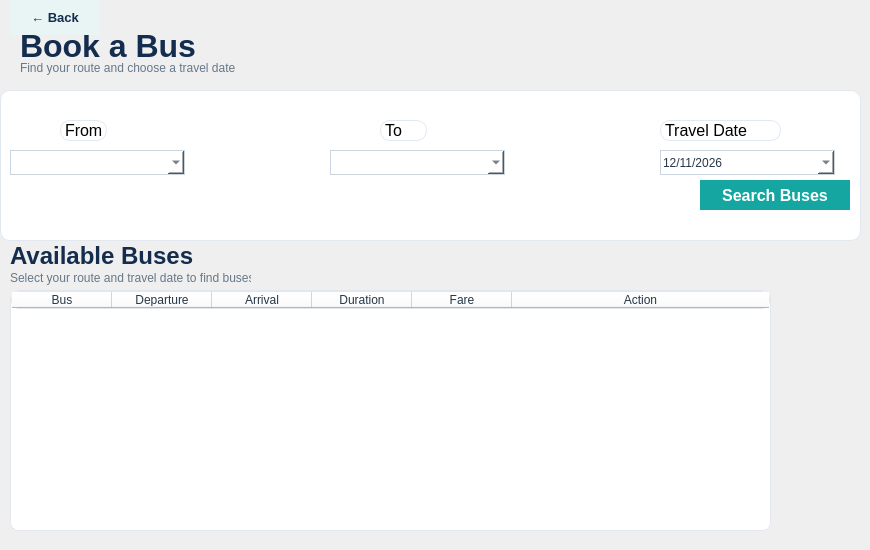
<?xml version="1.0" encoding="UTF-8"?>
<ui version="4.0">
 <class>BookBusPage</class>
 <widget class="QWidget" name="BookBusPage">
  <property name="geometry">
   <rect>
    <x>0</x>
    <y>0</y>
    <width>870</width>
    <height>550</height>
   </rect>
  </property>
  <property name="windowTitle">
   <string>BLUEBUS-Book a Bus</string>
  </property>
  <widget class="QLabel" name="pageTitle">
   <property name="geometry">
    <rect>
     <x>20</x>
     <y>10</y>
     <width>251</width>
     <height>71</height>
    </rect>
   </property>
   <property name="font">
    <font>
     <family>Segoe UI</family>
     <pointsize>24</pointsize>
     <weight>75</weight>
     <bold>true</bold>
    </font>
   </property>
   <property name="styleSheet">
    <string notr="true">color: #142D4E;</string>
   </property>
   <property name="text">
    <string>Book a Bus</string>
   </property>
  </widget>
  <widget class="QLabel" name="pageSubtitle">
   <property name="geometry">
    <rect>
     <x>20</x>
     <y>60</y>
     <width>231</width>
     <height>16</height>
    </rect>
   </property>
   <property name="styleSheet">
    <string notr="true">color: #667788;</string>
   </property>
   <property name="text">
    <string>Find your route and choose a travel date </string>
   </property>
  </widget>
  <widget class="QFrame" name="searchFrame">
   <property name="geometry">
    <rect>
     <x>0</x>
     <y>90</y>
     <width>861</width>
     <height>151</height>
    </rect>
   </property>
   <property name="styleSheet">
    <string notr="true">QFrame {
    background-color: #FFFFFF;
    border: 1px solid #E2E8F0;
    border-radius: 10px;
}</string>
   </property>
   <property name="frameShape">
    <enum>QFrame::StyledPanel</enum>
   </property>
   <property name="frameShadow">
    <enum>QFrame::Raised</enum>
   </property>
   <widget class="QLabel" name="originLabel">
    <property name="geometry">
     <rect>
      <x>60</x>
      <y>30</y>
      <width>47</width>
      <height>21</height>
     </rect>
    </property>
    <property name="font">
     <font>
      <family>Segoe UI</family>
      <pointsize>12</pointsize>
     </font>
    </property>
    <property name="text">
     <string>From</string>
    </property>
   </widget>
   <widget class="QLabel" name="destinationLabel">
    <property name="geometry">
     <rect>
      <x>380</x>
      <y>30</y>
      <width>47</width>
      <height>21</height>
     </rect>
    </property>
    <property name="font">
     <font>
      <family>Segoe UI</family>
      <pointsize>12</pointsize>
     </font>
    </property>
    <property name="text">
     <string>To</string>
    </property>
   </widget>
   <widget class="QLabel" name="destinatioLabel">
    <property name="geometry">
     <rect>
      <x>660</x>
      <y>30</y>
      <width>121</width>
      <height>21</height>
     </rect>
    </property>
    <property name="font">
     <font>
      <family>Segoe UI</family>
      <pointsize>12</pointsize>
     </font>
    </property>
    <property name="text">
     <string>Travel Date</string>
    </property>
   </widget>
   <widget class="QComboBox" name="originCombo">
    <property name="geometry">
     <rect>
      <x>10</x>
      <y>60</y>
      <width>175</width>
      <height>25</height>
     </rect>
    </property>
    <property name="styleSheet">
     <string notr="true">background-color: #FFFFFF;
    border: 1px solid #CBD5E0;
 color: #263747;</string>
    </property>
    <property name="editable">
     <bool>false</bool>
    </property>
    <property name="currentText">
     <string/>
    </property>
   </widget>
   <widget class="QComboBox" name="destinationCombo">
    <property name="geometry">
     <rect>
      <x>330</x>
      <y>60</y>
      <width>175</width>
      <height>25</height>
     </rect>
    </property>
    <property name="styleSheet">
     <string notr="true">background-color: #FFFFFF;
    border: 1px solid #CBD5E0;
 color: #263747;</string>
    </property>
    <property name="editable">
     <bool>false</bool>
    </property>
    <property name="currentText">
     <string/>
    </property>
   </widget>
   <widget class="QDateEdit" name="travelDate">
    <property name="geometry">
     <rect>
      <x>660</x>
      <y>60</y>
      <width>175</width>
      <height>25</height>
     </rect>
    </property>
    <property name="styleSheet">
     <string notr="true">background-color: #FFFFFF;
    border: 1px solid #CBD5E0;
 color: #263747;</string>
    </property>
    <property name="minimumDateTime">
     <datetime>
      <hour>0</hour>
      <minute>0</minute>
      <second>0</second>
      <year>2026</year>
      <month>11</month>
      <day>12</day>
     </datetime>
    </property>
    <property name="displayFormat">
     <string>dd/MM/yyyy</string>
    </property>
    <property name="calendarPopup">
     <bool>true</bool>
    </property>
   </widget>
   <widget class="QPushButton" name="searchBusButton">
    <property name="geometry">
     <rect>
      <x>700</x>
      <y>90</y>
      <width>150</width>
      <height>30</height>
     </rect>
    </property>
    <property name="font">
     <font>
      <family>Segoe UI</family>
      <pointsize>12</pointsize>
      <weight>75</weight>
      <bold>true</bold>
     </font>
    </property>
    <property name="styleSheet">
     <string notr="true">color: #FFFFFF;
    background-color: #16A6A1;
    border: none;</string>
    </property>
    <property name="text">
     <string>Search Buses</string>
    </property>
   </widget>
  </widget>
  <widget class="QLabel" name="label">
   <property name="geometry">
    <rect>
     <x>10</x>
     <y>240</y>
     <width>201</width>
     <height>31</height>
    </rect>
   </property>
   <property name="font">
    <font>
     <family>Segoe UI</family>
     <pointsize>18</pointsize>
     <weight>75</weight>
     <bold>true</bold>
    </font>
   </property>
   <property name="styleSheet">
    <string notr="true">color: #142D4E;</string>
   </property>
   <property name="text">
    <string>Available Buses</string>
   </property>
  </widget>
  <widget class="QLabel" name="label_2">
   <property name="geometry">
    <rect>
     <x>10</x>
     <y>270</y>
     <width>241</width>
     <height>16</height>
    </rect>
   </property>
   <property name="styleSheet">
    <string notr="true">color: #667788;</string>
   </property>
   <property name="text">
    <string>Select your route and travel date to find buses.</string>
   </property>
  </widget>
  <widget class="QTableWidget" name="availableBusesTable">
   <property name="geometry">
    <rect>
     <x>10</x>
     <y>290</y>
     <width>761</width>
     <height>241</height>
    </rect>
   </property>
   <property name="styleSheet">
    <string notr="true">background-color: #FFFFFF;
    border: 1px solid #E1E7ED;
    border-radius: 8px;
    gridline-color: transparent;
    color: #263747;</string>
   </property>
   <property name="editTriggers">
    <set>QAbstractItemView::NoEditTriggers</set>
   </property>
   <property name="selectionMode">
    <enum>QAbstractItemView::SingleSelection</enum>
   </property>
   <property name="selectionBehavior">
    <enum>QAbstractItemView::SelectRows</enum>
   </property>
   <property name="showGrid">
    <bool>false</bool>
   </property>
   <property name="sortingEnabled">
    <bool>true</bool>
   </property>
   <property name="columnCount">
    <number>6</number>
   </property>
   <attribute name="horizontalHeaderVisible">
    <bool>true</bool>
   </attribute>
   <attribute name="horizontalHeaderHighlightSections">
    <bool>false</bool>
   </attribute>
   <attribute name="horizontalHeaderShowSortIndicator" stdset="0">
    <bool>false</bool>
   </attribute>
   <attribute name="horizontalHeaderStretchLastSection">
    <bool>true</bool>
   </attribute>
   <attribute name="verticalHeaderVisible">
    <bool>false</bool>
   </attribute>
   <column>
    <property name="text">
     <string>Bus</string>
    </property>
   </column>
   <column>
    <property name="text">
     <string>Departure</string>
    </property>
   </column>
   <column>
    <property name="text">
     <string>Arrival</string>
    </property>
   </column>
   <column>
    <property name="text">
     <string>Duration</string>
    </property>
   </column>
   <column>
    <property name="text">
     <string>Fare</string>
    </property>
   </column>
   <column>
    <property name="text">
     <string>Action</string>
    </property>
   </column>
  </widget>
  <widget class="QPushButton" name="backButton">
   <property name="geometry">
    <rect>
     <x>10</x>
     <y>0</y>
     <width>90</width>
     <height>35</height>
    </rect>
   </property>
   <property name="font">
    <font>
     <family>Segoe UI</family>
     <pointsize>10</pointsize>
     <weight>75</weight>
     <bold>true</bold>
    </font>
   </property>
   <property name="styleSheet">
    <string notr="true">background-color: #E8F5F4;
    color: #142D4E;
    border: none;</string>
   </property>
   <property name="text">
    <string>← Back</string>
   </property>
  </widget>
 </widget>
 <resources/>
 <connections/>
</ui>
